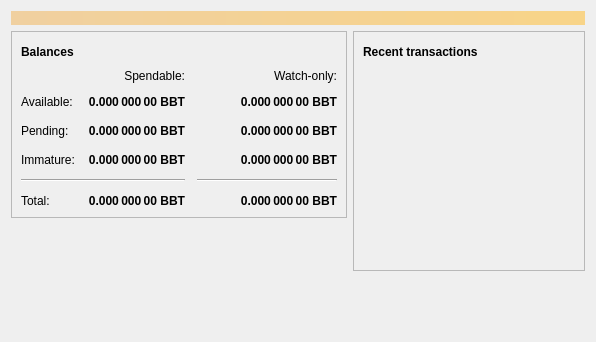
<?xml version="1.0" encoding="UTF-8"?>
<ui version="4.0">
 <class>OverviewPage</class>
 <widget class="QWidget" name="OverviewPage">
  <property name="geometry">
   <rect>
    <x>0</x>
    <y>0</y>
    <width>596</width>
    <height>342</height>
   </rect>
  </property>
  <property name="windowTitle">
   <string>Form</string>
  </property>
  <layout class="QVBoxLayout" name="topLayout">
   <item>
    <widget class="QLabel" name="labelAlerts">
     <property name="visible">
      <bool>false</bool>
     </property>
     <property name="styleSheet">
      <string notr="true">background-color: qlineargradient(x1: 0, y1: 0, x2: 1, y2: 0, stop:0 #F0D0A0, stop:1 #F8D488); color:#000000;</string>
     </property>
     <property name="wordWrap">
      <bool>true</bool>
     </property>
     <property name="margin">
      <number>3</number>
     </property>
    </widget>
   </item>
   <item>
    <layout class="QHBoxLayout" name="horizontalLayout" stretch="1,1">
     <item>
      <layout class="QVBoxLayout" name="verticalLayout_2">
       <item>
        <widget class="QFrame" name="frame">
         <property name="frameShape">
          <enum>QFrame::StyledPanel</enum>
         </property>
         <property name="frameShadow">
          <enum>QFrame::Raised</enum>
         </property>
         <layout class="QVBoxLayout" name="verticalLayout_4">
          <item>
           <layout class="QHBoxLayout" name="horizontalLayout_4">
            <item>
             <widget class="QLabel" name="label_5">
              <property name="font">
               <font>
                <weight>75</weight>
                <bold>true</bold>
               </font>
              </property>
              <property name="text">
               <string>Balances</string>
              </property>
             </widget>
            </item>
            <item>
             <widget class="QPushButton" name="labelWalletStatus">
              <property name="enabled">
               <bool>false</bool>
              </property>
              <property name="maximumSize">
               <size>
                <width>30</width>
                <height>16777215</height>
               </size>
              </property>
              <property name="toolTip">
               <string>The displayed information may be out of date. Your wallet automatically synchronizes with the Bbbit network after a connection is established, but this process has not completed yet.</string>
              </property>
              <property name="text">
               <string/>
              </property>
              <property name="icon">
               <iconset resource="../bbbit.qrc">
                <normaloff>:/icons/warning</normaloff>
                <disabledoff>:/icons/warning</disabledoff>:/icons/warning</iconset>
              </property>
              <property name="iconSize">
               <size>
                <width>24</width>
                <height>24</height>
               </size>
              </property>
              <property name="flat">
               <bool>true</bool>
              </property>
             </widget>
            </item>
            <item>
             <spacer name="horizontalSpacer_3">
              <property name="orientation">
               <enum>Qt::Horizontal</enum>
              </property>
              <property name="sizeHint" stdset="0">
               <size>
                <width>40</width>
                <height>20</height>
               </size>
              </property>
             </spacer>
            </item>
           </layout>
          </item>
          <item>
           <layout class="QGridLayout" name="gridLayout">
            <property name="spacing">
             <number>12</number>
            </property>
            <item row="2" column="2">
             <widget class="QLabel" name="labelWatchPending">
              <property name="font">
               <font>
                <weight>75</weight>
                <bold>true</bold>
               </font>
              </property>
              <property name="cursor">
               <cursorShape>IBeamCursor</cursorShape>
              </property>
              <property name="toolTip">
               <string>Unconfirmed transactions to watch-only addresses</string>
              </property>
              <property name="text">
               <string notr="true">0.000 000 00 BBT</string>
              </property>
              <property name="alignment">
               <set>Qt::AlignRight|Qt::AlignTrailing|Qt::AlignVCenter</set>
              </property>
              <property name="textInteractionFlags">
               <set>Qt::LinksAccessibleByMouse|Qt::TextSelectableByKeyboard|Qt::TextSelectableByMouse</set>
              </property>
             </widget>
            </item>
            <item row="2" column="1">
             <widget class="QLabel" name="labelUnconfirmed">
              <property name="font">
               <font>
                <weight>75</weight>
                <bold>true</bold>
               </font>
              </property>
              <property name="cursor">
               <cursorShape>IBeamCursor</cursorShape>
              </property>
              <property name="toolTip">
               <string>Total of transactions that have yet to be confirmed, and do not yet count toward the spendable balance</string>
              </property>
              <property name="text">
               <string notr="true">0.000 000 00 BBT</string>
              </property>
              <property name="alignment">
               <set>Qt::AlignRight|Qt::AlignTrailing|Qt::AlignVCenter</set>
              </property>
              <property name="textInteractionFlags">
               <set>Qt::LinksAccessibleByMouse|Qt::TextSelectableByKeyboard|Qt::TextSelectableByMouse</set>
              </property>
             </widget>
            </item>
            <item row="3" column="2">
             <widget class="QLabel" name="labelWatchImmature">
              <property name="font">
               <font>
                <weight>75</weight>
                <bold>true</bold>
               </font>
              </property>
              <property name="cursor">
               <cursorShape>IBeamCursor</cursorShape>
              </property>
              <property name="toolTip">
               <string>Mined balance in watch-only addresses that has not yet matured</string>
              </property>
              <property name="text">
               <string notr="true">0.000 000 00 BBT</string>
              </property>
              <property name="alignment">
               <set>Qt::AlignRight|Qt::AlignTrailing|Qt::AlignVCenter</set>
              </property>
              <property name="textInteractionFlags">
               <set>Qt::LinksAccessibleByMouse|Qt::TextSelectableByKeyboard|Qt::TextSelectableByMouse</set>
              </property>
             </widget>
            </item>
            <item row="4" column="0" colspan="2">
             <widget class="Line" name="line">
              <property name="orientation">
               <enum>Qt::Horizontal</enum>
              </property>
             </widget>
            </item>
            <item row="4" column="2">
             <widget class="Line" name="lineWatchBalance">
              <property name="sizePolicy">
               <sizepolicy hsizetype="Preferred" vsizetype="Fixed">
                <horstretch>0</horstretch>
                <verstretch>0</verstretch>
               </sizepolicy>
              </property>
              <property name="minimumSize">
               <size>
                <width>140</width>
                <height>0</height>
               </size>
              </property>
              <property name="orientation">
               <enum>Qt::Horizontal</enum>
              </property>
             </widget>
            </item>
            <item row="5" column="0">
             <widget class="QLabel" name="labelTotalText">
              <property name="text">
               <string>Total:</string>
              </property>
             </widget>
            </item>
            <item row="3" column="1">
             <widget class="QLabel" name="labelImmature">
              <property name="font">
               <font>
                <weight>75</weight>
                <bold>true</bold>
               </font>
              </property>
              <property name="cursor">
               <cursorShape>IBeamCursor</cursorShape>
              </property>
              <property name="toolTip">
               <string>Mined balance that has not yet matured</string>
              </property>
              <property name="text">
               <string notr="true">0.000 000 00 BBT</string>
              </property>
              <property name="alignment">
               <set>Qt::AlignRight|Qt::AlignTrailing|Qt::AlignVCenter</set>
              </property>
              <property name="textInteractionFlags">
               <set>Qt::LinksAccessibleByMouse|Qt::TextSelectableByKeyboard|Qt::TextSelectableByMouse</set>
              </property>
             </widget>
            </item>
            <item row="2" column="3">
             <spacer name="horizontalSpacer_2">
              <property name="orientation">
               <enum>Qt::Horizontal</enum>
              </property>
              <property name="sizeHint" stdset="0">
               <size>
                <width>40</width>
                <height>20</height>
               </size>
              </property>
             </spacer>
            </item>
            <item row="3" column="0">
             <widget class="QLabel" name="labelImmatureText">
              <property name="text">
               <string>Immature:</string>
              </property>
             </widget>
            </item>
            <item row="5" column="1">
             <widget class="QLabel" name="labelTotal">
              <property name="font">
               <font>
                <weight>75</weight>
                <bold>true</bold>
               </font>
              </property>
              <property name="cursor">
               <cursorShape>IBeamCursor</cursorShape>
              </property>
              <property name="toolTip">
               <string>Your current total balance</string>
              </property>
              <property name="text">
               <string notr="true">0.000 000 00 BBT</string>
              </property>
              <property name="alignment">
               <set>Qt::AlignRight|Qt::AlignTrailing|Qt::AlignVCenter</set>
              </property>
              <property name="textInteractionFlags">
               <set>Qt::LinksAccessibleByMouse|Qt::TextSelectableByKeyboard|Qt::TextSelectableByMouse</set>
              </property>
             </widget>
            </item>
            <item row="5" column="2">
             <widget class="QLabel" name="labelWatchTotal">
              <property name="font">
               <font>
                <weight>75</weight>
                <bold>true</bold>
               </font>
              </property>
              <property name="cursor">
               <cursorShape>IBeamCursor</cursorShape>
              </property>
              <property name="toolTip">
               <string>Current total balance in watch-only addresses</string>
              </property>
              <property name="text">
               <string notr="true">0.000 000 00 BBT</string>
              </property>
              <property name="alignment">
               <set>Qt::AlignRight|Qt::AlignTrailing|Qt::AlignVCenter</set>
              </property>
              <property name="textInteractionFlags">
               <set>Qt::LinksAccessibleByMouse|Qt::TextSelectableByKeyboard|Qt::TextSelectableByMouse</set>
              </property>
             </widget>
            </item>
            <item row="0" column="2">
             <widget class="QLabel" name="labelWatchonly">
              <property name="text">
               <string>Watch-only:</string>
              </property>
              <property name="alignment">
               <set>Qt::AlignRight|Qt::AlignTrailing|Qt::AlignVCenter</set>
              </property>
             </widget>
            </item>
            <item row="1" column="0">
             <widget class="QLabel" name="labelBalanceText">
              <property name="text">
               <string>Available:</string>
              </property>
             </widget>
            </item>
            <item row="1" column="1">
             <widget class="QLabel" name="labelBalance">
              <property name="font">
               <font>
                <weight>75</weight>
                <bold>true</bold>
               </font>
              </property>
              <property name="cursor">
               <cursorShape>IBeamCursor</cursorShape>
              </property>
              <property name="toolTip">
               <string>Your current spendable balance</string>
              </property>
              <property name="text">
               <string notr="true">0.000 000 00 BBT</string>
              </property>
              <property name="alignment">
               <set>Qt::AlignRight|Qt::AlignTrailing|Qt::AlignVCenter</set>
              </property>
              <property name="textInteractionFlags">
               <set>Qt::LinksAccessibleByMouse|Qt::TextSelectableByKeyboard|Qt::TextSelectableByMouse</set>
              </property>
             </widget>
            </item>
            <item row="1" column="2">
             <widget class="QLabel" name="labelWatchAvailable">
              <property name="font">
               <font>
                <weight>75</weight>
                <bold>true</bold>
               </font>
              </property>
              <property name="cursor">
               <cursorShape>IBeamCursor</cursorShape>
              </property>
              <property name="toolTip">
               <string>Your current balance in watch-only addresses</string>
              </property>
              <property name="text">
               <string notr="true">0.000 000 00 BBT</string>
              </property>
              <property name="alignment">
               <set>Qt::AlignRight|Qt::AlignTrailing|Qt::AlignVCenter</set>
              </property>
              <property name="textInteractionFlags">
               <set>Qt::LinksAccessibleByMouse|Qt::TextSelectableByKeyboard|Qt::TextSelectableByMouse</set>
              </property>
             </widget>
            </item>
            <item row="2" column="0">
             <widget class="QLabel" name="labelPendingText">
              <property name="text">
               <string>Pending:</string>
              </property>
             </widget>
            </item>
            <item row="0" column="1">
             <widget class="QLabel" name="labelSpendable">
              <property name="text">
               <string>Spendable:</string>
              </property>
              <property name="alignment">
               <set>Qt::AlignRight|Qt::AlignTrailing|Qt::AlignVCenter</set>
              </property>
             </widget>
            </item>
           </layout>
          </item>
         </layout>
        </widget>
       </item>
       <item>
        <spacer name="verticalSpacer">
         <property name="orientation">
          <enum>Qt::Vertical</enum>
         </property>
         <property name="sizeHint" stdset="0">
          <size>
           <width>20</width>
           <height>40</height>
          </size>
         </property>
        </spacer>
       </item>
      </layout>
     </item>
     <item>
      <layout class="QVBoxLayout" name="verticalLayout_3">
       <item>
        <widget class="QFrame" name="frame_2">
         <property name="frameShape">
          <enum>QFrame::StyledPanel</enum>
         </property>
         <property name="frameShadow">
          <enum>QFrame::Raised</enum>
         </property>
         <layout class="QVBoxLayout" name="verticalLayout">
          <item>
           <layout class="QHBoxLayout" name="horizontalLayout_2">
            <item>
             <widget class="QLabel" name="label_4">
              <property name="font">
               <font>
                <weight>75</weight>
                <bold>true</bold>
               </font>
              </property>
              <property name="text">
               <string>Recent transactions</string>
              </property>
             </widget>
            </item>
            <item>
             <widget class="QPushButton" name="labelTransactionsStatus">
              <property name="enabled">
               <bool>false</bool>
              </property>
              <property name="maximumSize">
               <size>
                <width>30</width>
                <height>16777215</height>
               </size>
              </property>
              <property name="toolTip">
               <string>The displayed information may be out of date. Your wallet automatically synchronizes with the Bbbit network after a connection is established, but this process has not completed yet.</string>
              </property>
              <property name="text">
               <string/>
              </property>
              <property name="icon">
               <iconset resource="../bbbit.qrc">
                <normaloff>:/icons/warning</normaloff>
                <disabledoff>:/icons/warning</disabledoff>:/icons/warning</iconset>
              </property>
              <property name="iconSize">
               <size>
                <width>24</width>
                <height>24</height>
               </size>
              </property>
              <property name="flat">
               <bool>true</bool>
              </property>
             </widget>
            </item>
            <item>
             <spacer name="horizontalSpacer">
              <property name="orientation">
               <enum>Qt::Horizontal</enum>
              </property>
              <property name="sizeHint" stdset="0">
               <size>
                <width>40</width>
                <height>20</height>
               </size>
              </property>
             </spacer>
            </item>
           </layout>
          </item>
          <item>
           <widget class="QListView" name="listTransactions">
            <property name="styleSheet">
             <string notr="true">QListView { background: transparent; }</string>
            </property>
            <property name="frameShape">
             <enum>QFrame::NoFrame</enum>
            </property>
            <property name="verticalScrollBarPolicy">
             <enum>Qt::ScrollBarAlwaysOff</enum>
            </property>
            <property name="horizontalScrollBarPolicy">
             <enum>Qt::ScrollBarAlwaysOff</enum>
            </property>
            <property name="selectionMode">
             <enum>QAbstractItemView::NoSelection</enum>
            </property>
           </widget>
          </item>
         </layout>
        </widget>
       </item>
       <item>
        <spacer name="verticalSpacer_2">
         <property name="orientation">
          <enum>Qt::Vertical</enum>
         </property>
         <property name="sizeHint" stdset="0">
          <size>
           <width>20</width>
           <height>40</height>
          </size>
         </property>
        </spacer>
       </item>
      </layout>
     </item>
    </layout>
   </item>
  </layout>
 </widget>
 <resources/>
 <connections/>
</ui>
